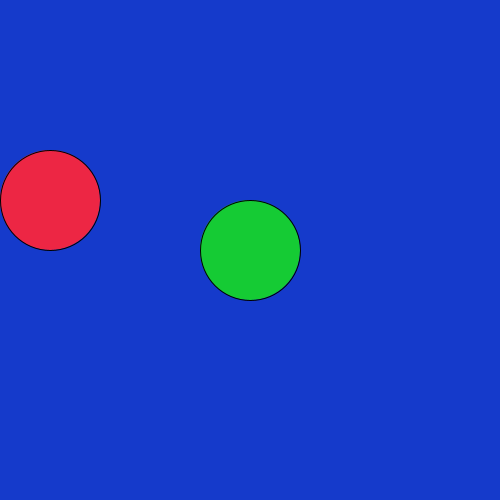
Frame 1 (no input)
Frame 60 (the mouse pressed at the canvas centre just before this capture): identical to frame 1, image omitted
Frame 120 (the mouse held since frame 60 and released just before this capture): identical to frame 1, image omitted

The Processing sketch that drew this single still picture (run headless with seeded random() and noise(); from frame 60 on, the mouse is pressed at the canvas centre):

// Processing sketch: sketch_171006e
// ── sketch_171006e.pde
int y = 200;
int dx = 1;
int dy = 1;
int ballSize = 100;
int ballRadius = ballSize/2;
int x = ballRadius;


void setup() {
  size(500, 500);
}

void draw() {
  background(#153ACB);
  // Move x and y
  if (keyPressed == true) {
    if (key == CODED) {
      if (keyCode == UP) {
        y =y-dy;
      }
      if (keyCode == DOWN) {
        y = y+dy;
      }
      if (keyCode == LEFT) {
        x = x-dx;
      }
      if (keyCode == RIGHT) {
        x = x+dx;
      }
    }
  }

  // Method 2
  if ((x >=width-ballRadius) || (x<ballRadius)) {
    dx = dx*-1;
  }
  if ((y >= height-ballRadius) || (y<ballRadius)) {
    dy = dy*-1;
  }

  if (x < width/2) {
    fill(#15CB34);
    ellipse(width/2, height/2, 100, 100);
  } else {
    fill(#3F4840);
    rectMode(CENTER);
    rect(width/2, height/2, 100, 100);
  }
  //draw the line
  fill(#ED2644);
  ellipse (x, y, ballSize, ballSize);
  println(" X ", x);
}
